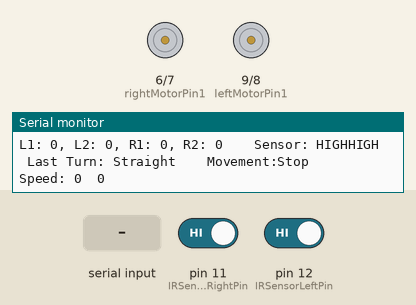
This sketch was run on a simulated Arduino Uno, built with avr-gcc and run on an emulated ATmega328P. Shown: motor-driver pin pairs drawn as motors (green arrow = first pin HIGH = forward, orange = second pin HIGH = backward, longer = more drive, scaled by the enable pin), the last lines printed to the serial monitor. The test bench sets the inputs (shaded band); at power-on: pin 11 (IRSensorRightPin) HIGH, pin 12 (IRSensorLeftPin) HIGH.

Above: at 1.2 s.
1.3 s: pin 11 (IRSensorRightPin) driven LOW
At 2.6 s:
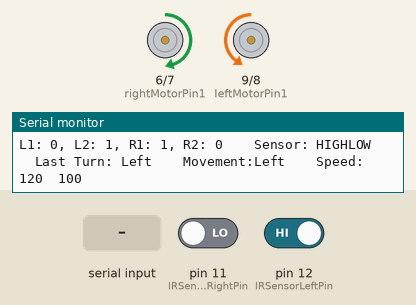
2.9 s: pin 12 (IRSensorLeftPin) driven LOW
At 3.6 s:
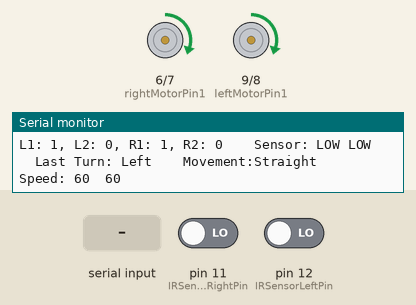
4.4 s: pin 11 (IRSensorRightPin) driven HIGH
At 4.9 s:
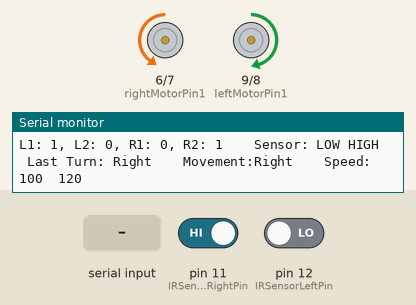
5.9 s: "p" received over the second serial link
At 7.1 s:
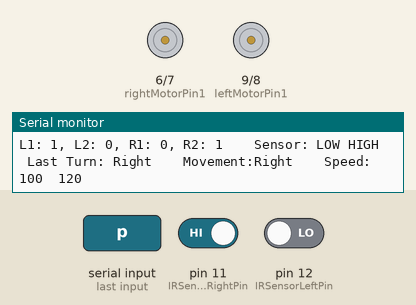
7.4 s: "t" received over the second serial link
At 8.6 s:
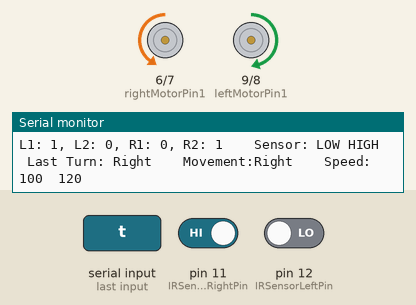
Timing chart, 0 to 10.4 s (numbered marks = the images above; inputs shaded):
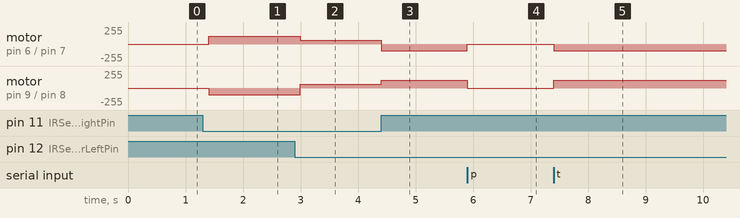

The sketch:

Bakar.ino
```cpp
#include <SoftwareSerial.h>

// Enable or disable motor logs
#define MOTOR_DEBUGGING true

// Set to true if controller app is not used
bool start = true;

// Adjust these pins according your robot
const byte IRSensorLeftPin = 12;
const byte IRSensorRightPin = 11;

const byte leftMotorEnablePin = 10;
const byte leftMotorPin1 = 9;
const byte leftMotorPin2 = 8;

const byte rightMotorEnablePin = 5;
const byte rightMotorPin1 = 6;
const byte rightMotorPin2 = 7;

const byte bluetoothRXPin = 3;
const byte bluetoothTXPin = 4;

// Motor Speed
int motorSpeed = 60;
int motorSpeedBias = 127 - 0;

enum Movement
{
  STOP,
  STRAIGHT,
  LEFT,
  RIGHT
};
const char *movementNames[] = {"Stop", "Straight", "Left", "Right"};

// Saved Last Turn
Movement movement = STOP;
Movement lastTurn = STRAIGHT;

enum MessageName
{
  START_ROBOT,
  STOP_ROBOT,
  MOTOR_SPEED,
  MOTOR_SPEED_BIAS
};

int leftMotorSpeed = 0;
int rightMotorSpeed = 0;

SoftwareSerial BTSerial(bluetoothRXPin, bluetoothTXPin);

void rotateMotor(Movement _movement)
{
  movement = _movement;

  leftMotorSpeed = abs(motorSpeed);
  rightMotorSpeed = abs(motorSpeed);
  if (motorSpeedBias > 127)
  {
    rightMotorSpeed = min((rightMotorSpeed + motorSpeedBias - 127), 255);
  }
  else if (motorSpeedBias < 127)
  {
    leftMotorSpeed = min((leftMotorSpeed - motorSpeedBias + 127), 255);
  }

  if (movement == LEFT)
  {
    leftMotorSpeed = 120;
    rightMotorSpeed = 100;
  }
  else if (movement == RIGHT)
  {
    leftMotorSpeed = 100;
    rightMotorSpeed = 120;
  }

  if (movement == STOP)
  {
    rightMotorSpeed = 0;
    leftMotorSpeed = 0;

    digitalWrite(leftMotorPin1, LOW);
    digitalWrite(leftMotorPin2, LOW);

    digitalWrite(rightMotorPin1, LOW);
    digitalWrite(rightMotorPin2, LOW);
  }
  else if (movement == STRAIGHT)
  {
    digitalWrite(leftMotorPin1, HIGH);
    digitalWrite(leftMotorPin2, LOW);

    digitalWrite(rightMotorPin1, HIGH);
    digitalWrite(rightMotorPin2, LOW);
  }
  else if (movement == LEFT)
  {
    digitalWrite(leftMotorPin1, LOW);
    digitalWrite(leftMotorPin2, HIGH);

    digitalWrite(rightMotorPin1, HIGH);
    digitalWrite(rightMotorPin2, LOW);
  }
  else if (movement == RIGHT)
  {
    digitalWrite(leftMotorPin1, HIGH);
    digitalWrite(leftMotorPin2, LOW);

    digitalWrite(rightMotorPin1, LOW);
    digitalWrite(rightMotorPin2, HIGH);
  }

  analogWrite(leftMotorEnablePin, leftMotorSpeed);
  analogWrite(rightMotorEnablePin, rightMotorSpeed);
}

void handleMessage(MessageName messageName)
{
  byte rb;

  if (BTSerial.available() == 0)
    return;

  rb = BTSerial.read();

  if (messageName == MOTOR_SPEED)
  {
    motorSpeed = rb;
  }
  else if (messageName == MOTOR_SPEED_BIAS)
  {
    motorSpeedBias = rb;
  }
}

void handleBT()
{
  char rc;

  if (BTSerial.available() > 0)
  {
    rc = BTSerial.read();

    if (rc == 'a')
      handleMessage(MOTOR_SPEED);
    else if (rc == 'b')
      handleMessage(MOTOR_SPEED_BIAS);
    else if (rc == 't')
    {
      start = true;
      return;
    }
    else if (rc == 'p')
    {
      start = false;
      rotateMotor(STOP);
      return;
    }
    else if (rc == 'r') {
      BTSerial.write("s"); // S: Speed
      BTSerial.write(motorSpeed);
      BTSerial.write("b"); // S: Speed
      BTSerial.write(motorSpeedBias);
    }
  }
}

void setup()
{
  // This sets PWM frequency for D5 & D6 as a hz.
  TCCR0B = (TCCR0B & B11111000) | B00000011;
  // This sets PWM frequency for D9 & D10 as a hz.
  TCCR1B = (TCCR1B & B11111000) | B00000011;

  Serial.begin(9600);
  BTSerial.begin(9600);

  pinMode(leftMotorEnablePin, OUTPUT);
  pinMode(leftMotorPin1, OUTPUT);
  pinMode(leftMotorPin2, OUTPUT);

  pinMode(rightMotorEnablePin, OUTPUT);
  pinMode(rightMotorPin1, OUTPUT);
  pinMode(rightMotorPin2, OUTPUT);

  pinMode(IRSensorLeftPin, INPUT);
  pinMode(IRSensorRightPin, INPUT);
  rotateMotor(STOP);
}

void loop()
{
  handleBT();

  if (!start)
    return;

  int leftIRSensorValue = digitalRead(IRSensorLeftPin);
  int rightIRSensorValue = digitalRead(IRSensorRightPin);

  // If none of the sensors detects black line, then go straight
  if (leftIRSensorValue == LOW && rightIRSensorValue == LOW)
  {
    rotateMotor(STRAIGHT);
  }
  // If left sensor detects black line, then turn left
  else if (leftIRSensorValue == HIGH && rightIRSensorValue == LOW)
  {
    rotateMotor(LEFT);
    lastTurn = LEFT;
  }
  // If right sensor detects black line, then turn right
  else if (leftIRSensorValue == LOW && rightIRSensorValue == HIGH)
  {
    rotateMotor(RIGHT);
    lastTurn = RIGHT;
  }
  // If both the sensors detect black line, then stop
  else if (leftIRSensorValue == HIGH && rightIRSensorValue == HIGH)
  {
    // rotateMotor(0, 0);
    if (lastTurn == LEFT)
    {
      rotateMotor(LEFT);
    }
    else if (lastTurn == RIGHT)
    {
      rotateMotor(RIGHT);
    }
  }

  // DEBUGGING
#if MOTOR_DEBUGGING
    Serial.print("L1: ");
    Serial.print(digitalRead(leftMotorPin1));
    Serial.print(", L2: ");
    Serial.print(digitalRead(leftMotorPin2));
    Serial.print(", R1: ");
    Serial.print(digitalRead(rightMotorPin1));
    Serial.print(", R2: ");
    Serial.print(digitalRead(rightMotorPin2));
    Serial.print("    Sensor: ");
    if (leftIRSensorValue == LOW)
      Serial.print("LOW ");
    else
      Serial.print("HIGH");
    if (rightIRSensorValue == LOW)
      Serial.print("LOW    ");
    else
      Serial.print("HIGH  ");
    Serial.print("Last Turn: ");
    Serial.print(movementNames[lastTurn]);
    Serial.print("    Movement:");
    Serial.print(movementNames[movement]);
    Serial.print("    Speed: ");
    Serial.print(leftMotorSpeed);
    Serial.print("  ");
    Serial.println(rightMotorSpeed);
#endif
}
```

Measured:
- after the input at 1.3 s, motor on pin 6 (rightMotorPin1) / pin 7 (rightMotorPin2): stopped → forward 120/255 after 0.10 s; motor on pin 9 (leftMotorPin1) / pin 8 (leftMotorPin2): stopped → backward 100/255 after 0.10 s
- after the input at 2.9 s, motor on pin 6 (rightMotorPin1) / pin 7 (rightMotorPin2): forward 120/255 → forward 60/255 after 0.09 s; motor on pin 9 (leftMotorPin1) / pin 8 (leftMotorPin2): backward 100/255 → forward 60/255 after 0.09 s
- after the input at 4.4 s, motor on pin 6 (rightMotorPin1) / pin 7 (rightMotorPin2): forward 60/255 → backward 100/255 at once; motor on pin 9 (leftMotorPin1) / pin 8 (leftMotorPin2): forward 60/255 → forward 120/255 at once
- after the input at 5.9 s, motor on pin 6 (rightMotorPin1) / pin 7 (rightMotorPin2): backward 100/255 → stopped at once; motor on pin 9 (leftMotorPin1) / pin 8 (leftMotorPin2): forward 120/255 → stopped at once
- after the input at 7.4 s, motor on pin 6 (rightMotorPin1) / pin 7 (rightMotorPin2): stopped → backward 100/255 at once; motor on pin 9 (leftMotorPin1) / pin 8 (leftMotorPin2): stopped → forward 120/255 at once
